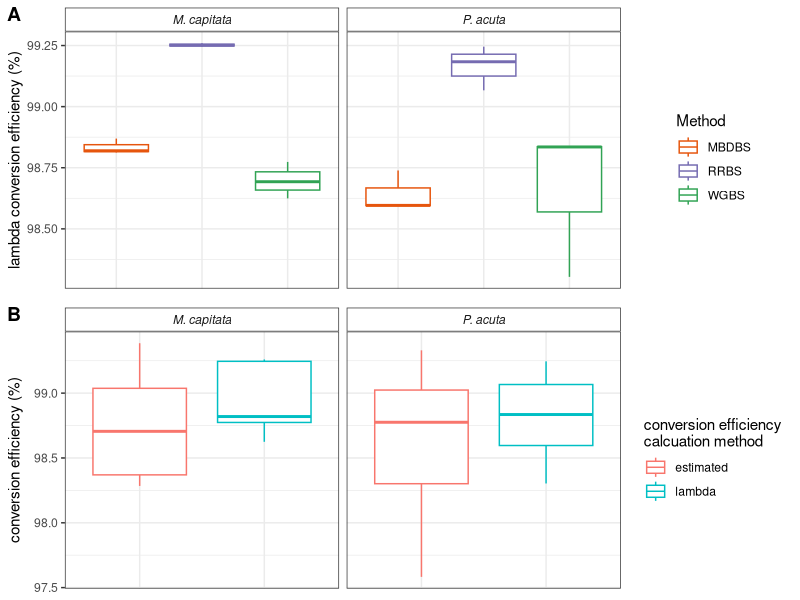

Here is the R script that generated this plot:
## ---- chunk 1
library(gtools)
library(dplyr)
library(tidyr)
library(broom)
library(purrr)
library(ggpubr)
## ---- chunk 2
#lambda data (intermediate file)
df <- read.csv("OLD_Output/lamda_alignments_descriptive_stats.csv", stringsAsFactors = FALSE)

#Pact/Mcap data
df_pm <- read.csv("OLD_Output/Pact_Mcap_alignments_descriptive_stats.csv", stringsAsFactors = FALSE)

#meta data
meta_data <- read.csv("metadata/30-244831635_sample_submission_form.csv", skip = 1, header = TRUE, quote = "", row.names = NULL)
## ---- chunk 3
#first need to make column for total CHH counts
df_pm$tot_chh <- df_pm$meth_chh + df_pm$unmeth_chh

#first need to make column for total CHG counts
df_pm$tot_chg <- df_pm$meth_chg + df_pm$unmeth_chg

## ---- chunk 4
#combined totals
df_pm$tot_chh_chg <- df_pm$tot_chh + df_pm$tot_chg

#combined unmeth
df_pm$unmeth_chh_chg <- df_pm$unmeth_chh + df_pm$unmeth_chg

## ---- chunk 5
#now calculate estimated conversion efficiency from %unmeth CHH
df_pm$estConvEffCHG_CHH <- (df_pm$unmeth_chh_chg/df_pm$tot_chh_chg)*100
## ---- chunk 6
df_l <- merge(df[,c("Sample", "conversion_efficiency")], df_pm[,c("Sample","estConvEffCHG_CHH")], by = "Sample")

## ---- chunk 7
colnames(df_l) <- c("Sample", "conversion_efficiency_lambda", "est_conversion_efficiency_umCHG_umCHH")
## ---- chunk 8
#subset meta data for sample name, library prep, and species
meta_data <- meta_data[,c("Sample.Name.", "Species.Strain.", "Library.Prep.Kit.Used.")]

#re-name columns
colnames(meta_data) <- c("Sample", "Species", "Method")

#simplify method column
meta_data$Method <- gsub("MBD.*", "MBDBS", meta_data$Method)
meta_data$Method <- gsub(".* RRBS.*", "RRBS", meta_data$Method)
meta_data$Method <- gsub("Pico.*", "WGBS", meta_data$Method)

#merge meta data with conversion efficiency data

df_l <- merge(meta_data, df_l, by = "Sample")

#merge descriptive stats with conversion efficiency data
df_l <- merge(df_l, within(df,rm(conversion_efficiency)), by = "Sample")

#order table by sample

df_l <- df_l[mixedorder(df_l$Sample),]

## ---- chunk 9
write.csv(df_l, "OLD_Output/lamda_vs_estimated_conversion_efficiency.csv", row.names = FALSE, quote = FALSE)
## ---- chunk 10
df_l_long <- gather(df_l, "convr_method", "perc_conv", 4:5)

#simplify convr method column
df_l_long$convr_method <- gsub(".*lambda", "lambda", df_l_long$convr_method)

df_l_long$convr_method <- gsub("est.*", "estimated", df_l_long$convr_method)
## ---- chunk 11

#run anova on lambda conversion efficiency ~ BS method for Pact samples and for Mcap samples
#The following code produces a list of anova model outputs for each species
aov_convr <- df_l_long[which(df_l_long$convr_method=="lambda"),] %>% group_by(Species) %>% do(aov_models = aov(perc_conv ~ Method, data =.))

#make a tidy table with p.values
aov_convr_tidy <- aov_convr %>% ungroup %>% 
    pull(aov_models) %>% 
    map_dfr(tidy, .id = "grp")
#make a tidy table with glance stats
aov_convr_glance <- aov_convr %>% ungroup %>% 
    pull(aov_models) %>% 
    map_dfr(glance, .id = "grp")
#spread resid. data 
aov_convr_tidy_w <- data.frame(pivot_wider(aov_convr_tidy, names_from = term, values_from=c(df, sumsq, meansq, statistic, p.value)))

#remove columns with all NAs
aov_convr_tidy_w <-aov_convr_tidy_w[colSums(!is.na(aov_convr_tidy_w)) > 0]

#merge all stats into one table
aov_convr_stats <- merge(aov_convr_glance,aov_convr_tidy_w,by = "grp")

#add group names back in
aov_convr_stats <- cbind(aov_convr[,1], aov_convr_stats[,-1])

#transpose df
aov_convr_stats_t <- setNames(data.frame(t(aov_convr_stats[,-1])), aov_convr_stats[,1])

#add model column
aov_convr_stats_t$model <- "conversion efficiency ~ library prep method"
## ---- chunk 12
aov_convr_cmpr <- df_l_long %>% group_by(Species) %>% do(aov_models = aov(perc_conv ~ convr_method, data =.))

#make a tidy table with p.values
aov_convr_cmpr_tidy <- aov_convr_cmpr %>% ungroup %>% 
    pull(aov_models) %>% 
    map_dfr(tidy, .id = "grp")
#make a tidy table with glance stats
aov_convr_cmpr_glance <- aov_convr_cmpr %>% ungroup %>% 
    pull(aov_models) %>% 
    map_dfr(glance, .id = "grp")
#spread resid. data 
aov_convr_cmpr_tidy_w <- data.frame(pivot_wider(aov_convr_cmpr_tidy, names_from = term, values_from=c(df, sumsq, meansq, statistic, p.value)))

#remove columns with all NAs
aov_convr_cmpr_tidy_w <-aov_convr_cmpr_tidy_w[colSums(!is.na(aov_convr_cmpr_tidy_w)) > 0]

#merge all stats into one table
aov_convr_cmpr_stats <- merge(aov_convr_cmpr_glance,aov_convr_cmpr_tidy_w,by = "grp")

#add group names back in
aov_convr_cmpr_stats <- cbind(aov_convr_cmpr[,1], aov_convr_cmpr_stats[,-1])

#transpose df
aov_convr_cmpr_stats_t <- setNames(data.frame(t(aov_convr_cmpr_stats[,-1])), aov_convr_cmpr_stats[,1])

#add model column
aov_convr_cmpr_stats_t$model <- "conversion efficiency ~ calculation method"

## ---- chunk 13
#combine summary tables
aov_convr_stats_all <- rbind(aov_convr_stats_t,aov_convr_cmpr_stats_t)

write.csv(aov_convr_stats_all, "OLD_Output/conversion_efficiency_stats.csv", quote = FALSE)
## ---- chunk 14
#plot lambda conversion efficiency for each method facetted by species
a <- ggplot(df_l_long[which(df_l_long$convr_method=="lambda"),]) + geom_boxplot(aes(y = perc_conv, x = Method, color = Method),outlier.shape = NA) + facet_wrap(~Species) + theme_bw() + theme(axis.title.x=element_blank(),axis.text.x=element_blank(),axis.ticks.x=element_blank(),strip.background =element_rect(fill="white"),strip.text = element_text(face = "italic")) + scale_color_manual(values = c("#E6550D", "#756BB1","#31A354" )) + ylab("lambda conversion efficiency (%)") 

#plot lambda conversion efficiency for each method facetted by species
b <- ggplot(df_l_long) + geom_boxplot(aes(y = perc_conv, x = convr_method, color = convr_method),outlier.shape = NA) + facet_wrap(~Species) + theme_bw() + theme(axis.title.x=element_blank(),axis.text.x=element_blank(),axis.ticks.x=element_blank(),strip.background =element_rect(fill="white"),strip.text = element_text(face = "italic")) + ylab("conversion efficiency (%)") + labs(color = "conversion efficiency\ncalcuation method")


jpeg("OLD_Output/BS_conversion_efficiency.jpg", width = 9, height = 6, units = "in", res = 300)
ggarrange(a,b,labels = "AUTO", nrow = 2, align = "hv")
dev.off()
